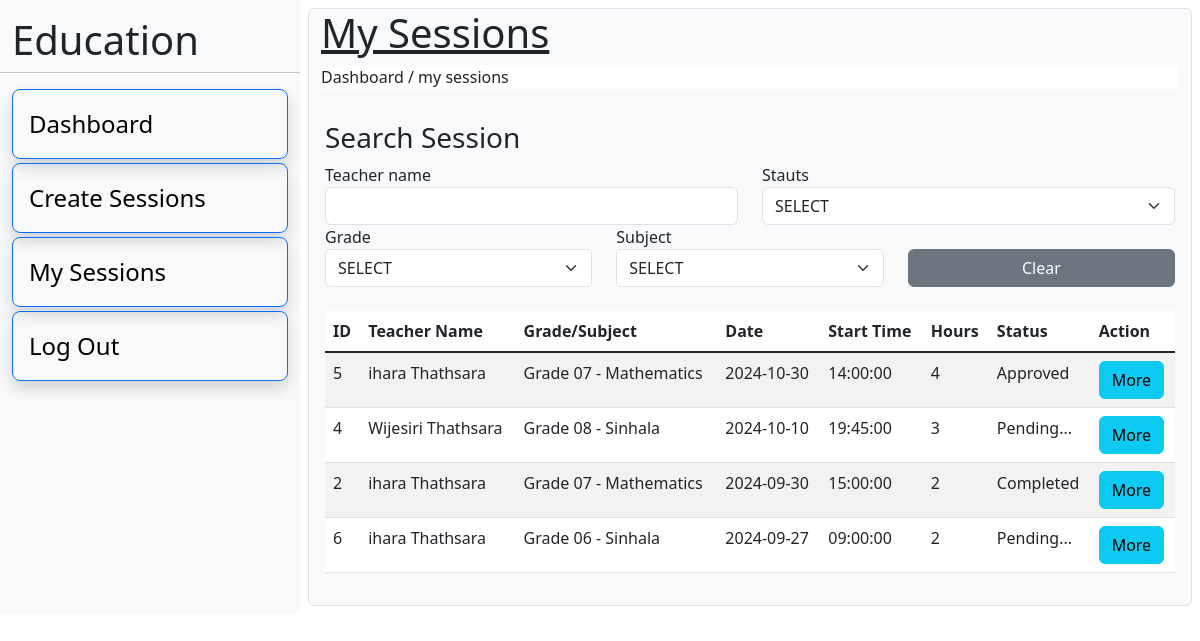
Screenshot of /student/my-sessions.php (signed in) with the database file from the repository.
### tables this page shows
CREATE TABLE IF NOT EXISTS `session` (
  `id` int NOT NULL AUTO_INCREMENT,
  `student_id` int DEFAULT NULL,
  `teacher_grade_subject_id` int DEFAULT NULL,
  `session_date` date DEFAULT NULL,
  `start_time` time DEFAULT NULL,
  `hours` int DEFAULT NULL,
  `status` int DEFAULT '0',
  `session_type_id` int DEFAULT NULL,
  `path` text,
  `note` text,
  PRIMARY KEY (`id`),
  KEY `FK_session_session_type` (`session_type_id`),
  KEY `FK_session_teacher_has_grade_has_subject` (`teacher_grade_subject_id`),
  KEY `FK_session_student` (`student_id`),
  CONSTRAINT `FK_session_session_type` FOREIGN KEY (`session_type_id`) REFERENCES `session_type` (`id`),
  CONSTRAINT `FK_session_student` FOREIGN KEY (`student_id`) REFERENCES `student` (`id`) ON DELETE CASCADE,
  CONSTRAINT `FK_session_teacher_has_grade_has_subject` FOREIGN KEY (`teacher_grade_subject_id`) REFERENCES `teacher_has_grade_has_subject` (`id`) ON DELETE CASCADE
);

CREATE TABLE IF NOT EXISTS `teacher` (
  `id` int NOT NULL AUTO_INCREMENT,
  `fname` varchar(50) NOT NULL,
  `lname` varchar(50) NOT NULL,
  `email` varchar(50) NOT NULL,
  `mobile` varchar(10) NOT NULL,
  `password` text NOT NULL,
  `qulification` text,
  `status` int DEFAULT '0',
  `profile` text,
  PRIMARY KEY (`id`)
);

CREATE TABLE IF NOT EXISTS `grade` (
  `id` int NOT NULL AUTO_INCREMENT,
  `name` varchar(50) DEFAULT NULL,
  PRIMARY KEY (`id`)
);

CREATE TABLE IF NOT EXISTS `subject` (
  `id` int NOT NULL AUTO_INCREMENT,
  `name` varchar(50) DEFAULT NULL,
  PRIMARY KEY (`id`)
);

### connection.php (called while the page is built, shortened)
<?php
class Database {
    public static $connection;
    public static function setUpConnection() {
        if (!isset(Database::$connection)) {
            Database::$connection = new mysqli("localhost", "root", "IharaThathsara31@#", "edu", "3306");
        }
    }
    public static function search($query, $params = [], $types = "") {
        if (empty($params)) {
            $result = Database::$connection->query($query);
        } else {
            $stmt = Database::$connection->prepare($query);
            $stmt->bind_param($types, ...$params);
            $stmt->execute();
            $result = $stmt->get_result();
        }
        return $result;
    }
}
?>

### student/my-sessions.php (the view, shortened to what this page needs)
<?php
if (isset($_SESSION["student"])) {
    require "../connection.php";
?>
    <!DOCTYPE html>
    <html lang="en">
    <head>
        <link rel="stylesheet" href="../css/bootstrap.css" />
        <link href="https://cdn.jsdelivr.net/npm/bootstrap@5.3.0/dist/css/bootstrap.min.css" rel="stylesheet">
    </head>
    <body>
        <div class="container-fluid">
            <div class="row">
                <div class="col-12 col-md-3 bg-light">
                    <div class="row">
                        <h1 class="mt-3">Education</h1>
                        <hr>
                        <ul>
                            <li class="border border-1 border-primary shadow rounded-3 p-3 mb-1 fs-4" style="cursor: pointer;" onclick="window.location = 'dashboard.php';"><a class="text-decoration-none text-black" href="dashboard.php">Dashboard</a></li>
                            <li class="border border-1 border-primary shadow rounded-3 p-3 mb-1 fs-4" style="cursor: pointer;" onclick="window.location = 'search-teacher.php';"><a class="text-decoration-none text-black" href="search-teacher.php">Create Sessions</a></li>
                            <li class="border border-1 border-primary shadow rounded-3 p-3 mb-1 fs-4" style="cursor: pointer;" onclick="window.location = 'my-sessions.php';"><a class="text-decoration-none text-black" href="my-sessions.php">My Sessions</a></li>
                            <li class="border border-1 border-primary shadow rounded-3 p-3 mb-1 fs-4" style="cursor: pointer;" onclick="logOut();"><a class="text-decoration-none text-black" href="#">Log Out</a></li>
                        </ul>
                    </div>
                </div>
                <div class="col-12 col-md-9">
                    <div class="row p-2">
                        <div class="col-12 border border-1 rounded bg-light">
                            <div class="row">
                                <h1 class="text-decoration-underline">My Sessions</h1>
                                <div>
                                    <p class="bg-body">Dashboard / <span>my sessions</span></p>
                                </div>
                                <div class="col-12 p-3">
                                    <div class="row">
                                        <h3>Search Session</h3>
                                        <div class="col-md-6">
                                            <label for="">Teacher name</label>
                                            <input class="form-control" id="sname" type="text" onkeyup="searchSession();" />
                                        </div>
                                        <div class="col-md-6">
                                            <label for="">Stauts</label>
                                            <select class="form-select" id="sstatus" onchange="searchSession();">
                                                <option value="0">SELECT</option>
                                            </select>
                                        </div>
                                        <div class="col-md-4">
                                            <label for="">Grade</label>
                                            <select class="form-select" id="sgrade" onchange="searchSession();">
                                                <option value="0">SELECT</option>
                                            </select>
                                        </div>
                                        <div class="col-md-4">
                                            <label for="">Subject</label>
                                            <select class="form-select" id="ssubject" onchange="searchSession();">
                                                <option value="0">SELECT</option>
                                            </select>
                                        </div>
                                        <div class="col-md-4">
                                            <button class="btn btn-secondary w-100 mt-4" onclick="window.location.reload();">Clear</button>
                                        </div>
                                        <div class="table-responsive">
                                            <table class="table table-striped table-hover mt-4">
                                                <thead>
                                                    <tr>
                                                        <th>ID</th>
                                                        <th>Teacher Name</th>
                                                        <th>Grade/Subject</th>
                                                        <th>Date</th>
                                                        <th>Start Time</th>
                                                        <th>Hours</th>
                                                        <th>Status</th>
                                                        <th>Action</th>
                                                    </tr>
                                                </thead>
                                                <tbody id="sSessionBody">
                                                    <?php
                                                    $session_rs = Database::search("SELECT `session`.`id` AS `id`,`teacher`.`fname` AS `fname`,`teacher`.`lname` AS `lname`, `grade`.`name` AS `grade`, `subject`.`name` AS `subject`, `session`.`session_date` AS `session_date`, `session`.`start_time` AS `start_time`, `session`.`hours` AS `hours`, `session`.`status` AS `status`,`session_type`.`name` AS `session_type`,`session`.`path` AS `path`,`session`.`note` AS `note` FROM `session` INNER JOIN `teacher_has_grade_has_subject` ON `session`.`teacher_grade_subject_id`=`teacher_has_grade_has_subject`.`id` INNER JOIN `teacher` ON `teacher_has_grade_has_subject`.`teacher_id`=`teacher`.`id` INNER JOIN `subject` ON `teacher_has_grade_has_subject`.`subject_id`=`subject`.`id` INNER JOIN `grade` ON `teacher_has_grade_has_subject`.`grade_id`=`grade`.`id` INNER JOIN `session_type` ON `session`.`session_type_id`=`session_type`.`id` WHERE `session`.student_id=? ORDER BY `session`.`session_date` DESC", [$_SESSION['student']['id']], "s");
                                                    $session_num = $session_rs->num_rows;
                                                    for ($i = 0; $i < $session_num; $i++) {
                                                        $session_data = $session_rs->fetch_assoc();
                                                    ?>
                                                        <tr>
                                                            <td><?php echo $session_data['id']; ?></td>
                                                            <td><?php echo $session_data['fname'] . " " . $session_data['lname']; ?></td>
                                                            <td><?php echo $session_data['grade'] . " - " . $session_data['subject']; ?></td>
                                                            <td><?php echo $session_data['session_date']; ?></td>
                                                            <td><?php echo $session_data['start_time']; ?></td>
                                                            <td><?php echo $session_data['hours']; ?></td>
                                                            <td><?php
                                                                if ($session_data["status"] == "0") {
                                                                    echo "Pending...";
                                                                } else if ($session_data["status"] == "1") {
                                                                    echo "Approved";
                                                                } else if ($session_data["status"] == "2") {
                                                                    echo "Rejected";
                                                                } else if ($session_data["status"] == "3") {
                                                                    echo "Completed";
                                                                }
                                                                ?></td>
                                                            <td><button class="btn btn-info" data-bs-toggle="modal" data-bs-target="#createSessionModel<?php echo $session_data['id']; ?>">More</button></td>
                                                        </tr>
                                                    <?php
                                                    }
                                                    ?>
                                                </tbody>
                                            </table>
                                        </div>
                                    </div>
                                </div>
                            </div>
                        </div>
                    </div>
                </div>
            </div>
        </div>
    </body>
    </html>
<?php
} else {
    header("Location: login.php");
}
?>

### rows the page displays
session: id "5", teacher.fname "ihara", teacher.lname "Thathsara", grade.name "Grade 07", subject.name "Mathematics", session_date "2024-10-30", start_time "14:00:00", hours "4", status "Approved"
session: id "4", teacher.fname "Wijesiri", teacher.lname "Thathsara", grade.name "Grade 08", subject.name "Sinhala", session_date "2024-10-10", start_time "19:45:00", hours "3", status "Pending..."
session: id "2", teacher.fname "ihara", teacher.lname "Thathsara", grade.name "Grade 07", subject.name "Mathematics", session_date "2024-09-30", start_time "15:00:00", hours "2", status "Completed"
session: id "6", teacher.fname "ihara", teacher.lname "Thathsara", grade.name "Grade 06", subject.name "Sinhala", session_date "2024-09-27", start_time "09:00:00", hours "2", status "Pending..."
